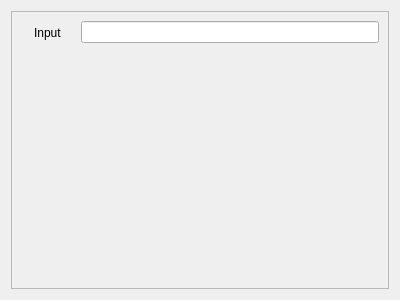
<?xml version="1.0" encoding="UTF-8"?>
<ui version="4.0">
 <class>main</class>
 <widget class="QWidget" name="main">
  <property name="geometry">
   <rect>
    <x>0</x>
    <y>0</y>
    <width>400</width>
    <height>300</height>
   </rect>
  </property>
  <property name="windowTitle">
   <string>Form</string>
  </property>
  <property name="styleSheet">
   <string notr="true">QLabel {
	padding:  5px 10px;

}

QLineInput {
	padding:  5px 10px;
	margin: 10px;
}</string>
  </property>
  <layout class="QGridLayout" name="gridLayout">
   <item row="0" column="0">
    <widget class="QFrame" name="frame">
     <property name="frameShape">
      <enum>QFrame::StyledPanel</enum>
     </property>
     <property name="frameShadow">
      <enum>QFrame::Raised</enum>
     </property>
     <layout class="QFormLayout" name="formLayout">
      <item row="0" column="0">
       <widget class="QLabel" name="label">
        <property name="text">
         <string>Input</string>
        </property>
       </widget>
      </item>
      <item row="0" column="1">
       <widget class="QLineEdit" name="input"/>
      </item>
     </layout>
    </widget>
   </item>
  </layout>
 </widget>
 <resources/>
 <connections/>
</ui>
